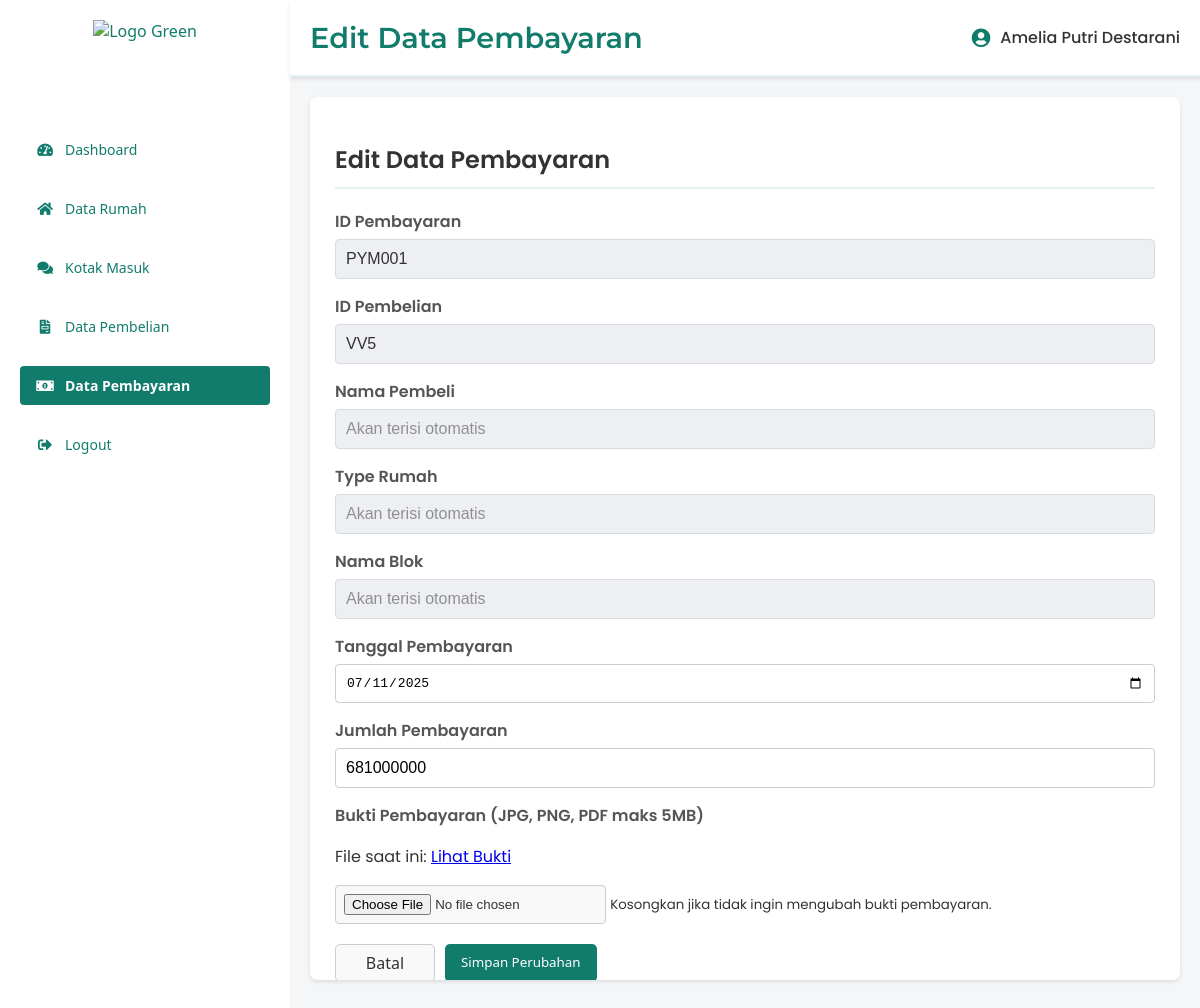
Screenshot of /edit_pembayaran.php?id=PYM001 with the database file from the repository.
### tables this page shows
CREATE TABLE `tb_pembayaran` (
  `id_pembayaran` varchar(20) NOT NULL,
  `id_pembelian` varchar(50) NOT NULL,
  `nama_pembeli` varchar(50) NOT NULL,
  `status_pembelian` enum('terjual') NOT NULL DEFAULT 'terjual',
  `jenis_transaksi` enum('uang DP') NOT NULL DEFAULT 'uang DP',
  `tanggal_pembayaran` date NOT NULL,
  `jumlah_pembayaran` decimal(15,0) NOT NULL,
  `bukti_pembayaran` varchar(255) DEFAULT NULL,
  `type_rumah` varchar(30) DEFAULT NULL,
  `blok_rumah` varchar(5) DEFAULT NULL
);

### Edit_pembayaran.php (the view, shortened to what this page needs)
<?php
$host = "localhost";
$username = "root";
$password = "";
$database = "db_perumahan";
$conn = new mysqli($host, $username, $password, $database);
$data_pembayaran = null;
if (isset($_GET['id'])) {
    $id_pembayaran_edit = $conn->real_escape_string($_GET['id']);
    $sql_get_pembayaran = "SELECT tp.*, tpl.nama_pembeli, tr.type_rumah, tu.nama_blok
                           FROM tb_pembayaran tp
                           JOIN tb_pembelian tpl ON tp.id_pembelian = tpl.id_pembelian
                           JOIN tb_rumah tr ON tpl.id_rumah = tr.id_rumah
                           JOIN tb_unit tu ON tpl.id_unit = tu.id_unit
                           WHERE tp.id_pembayaran = '$id_pembayaran_edit'";
    $result_get_pembayaran = $conn->query($sql_get_pembayaran);
    if ($result_get_pembayaran->num_rows > 0) {
        $data_pembayaran = $result_get_pembayaran->fetch_assoc();
    } else {
        $pesan_error = "<div style='color: red; margin-bottom: 10px;'>Data pembayaran tidak ditemukan.</div>";
        header("Location: data_pembayaran.php");
        exit();
    }
} else {
    $pesan_error = "<div style='color: red; margin-bottom: 10px;'>ID Pembayaran tidak disediakan.</div>";
    header("Location: data_pembayaran.php");
    exit();
}
?>
<!DOCTYPE html>
<html lang="en">
<head>
    <link href="https://cdnjs.cloudflare.com/ajax/libs/font-awesome/5.15.3/css/all.min.css" rel="stylesheet"/>
</head>
<body>
    <div class="admin-container">
        <aside class="sidebar">
            <div class="sidebar-header" style="justify-content: center;">
                <img src="gambar/Logo_Green.png" alt="Logo Green" class="logo">
            </div>
            <nav class="sidebar-nav">
                <ul>
                    <li>
                        <a href="Dashboard_admin.php">
                            <i class="fas fa-tachometer-alt"></i>
                            <span>Dashboard</span>
                        </a>
                    </li>
                    <li>
                        <a href="data_rumah.php">
                            <i class="fas fa-home"></i>
                            <span>Data Rumah</span>
                        </a>
                    </li>
                    <li>
                        <a href="kotak_masuk.php">
                            <i class="fas fa-comments"></i>
                            <span>Kotak Masuk</span>
                        </a>
                    </li>
                    <li>
                        <a href="data_pembelian.php">
                            <i class="fas fa-file-invoice"></i>
                            <span>Data Pembelian</span>
                        </a>
                    </li>
                    <li>
                        <a href="data_pembayaran.php" class="active">
                            <i class="fas fa-money-bill-alt"></i>
                            <span>Data Pembayaran</span>
                        </a>
                    </li>
                    <li class="logout">
                        <a href="logout.php">
                            <i class="fas fa-sign-out-alt"></i>
                            <span>Logout</span>
                        </a>
                    </li>
                </ul>
            </nav>
        </aside>
        <main class="main-content">
            <header class="main-header">
                <h2>Edit Data Pembayaran</h2>
                <div class="admin-info">
                    <i class="fas fa-user-circle"></i>
                    <span>Amelia Putri Destarani</span>
                </div>
            </header>
            <div class="content-area">
                <div class="form-scroll-container">
                    <h2>Edit Data Pembayaran</h2>
                    <form method="post" enctype="multipart/form-data">
                        <div class="form-group">
                            <label for="id_pembayaran">ID Pembayaran</label>
                            <input type="text" id="id_pembayaran" name="id_pembayaran" value="<?php echo htmlspecialchars($data_pembayaran['id_pembayaran']); ?>" readonly>
                        </div>
                       <div class="form-group">
    <label for="id_pembelian">ID Pembelian</label>
    <input type="text" id="id_pembelian" name="id_pembelian" value="<?php echo htmlspecialchars($data_pembayaran['id_pembelian']); ?>" readonly>
</div>
                        <div class="form-group">
                            <label for="nama_pembeli">Nama Pembeli</label>
                            <input type="text" id="nama_pembeli" name="nama_pembeli" readonly placeholder="Akan terisi otomatis" value="<?php echo htmlspecialchars($data_pembayaran['nama_pembeli'] ?? ''); ?>">
                        </div>
                        <div class="form-group">
                            <label for="type_rumah">Type Rumah</label>
                            <input type="text" id="type_rumah" name="type_rumah" readonly placeholder="Akan terisi otomatis" value="<?php echo htmlspecialchars($data_pembayaran['type_rumah'] ?? ''); ?>">
                        </div>
                        <div class="form-group">
                            <label for="nama_blok">Nama Blok</label>
                            <input type="text" id="nama_blok" name="nama_blok" readonly placeholder="Akan terisi otomatis" value="<?php echo htmlspecialchars($data_pembayaran['nama_blok'] ?? ''); ?>">
                        </div>
                        <div class="form-group">
                            <label for="tanggal_pembayaran">Tanggal Pembayaran</label>
                            <input type="date" id="tanggal_pembayaran" name="tanggal_pembayaran" value="<?php echo htmlspecialchars($data_pembayaran['tanggal_pembayaran'] ?? ''); ?>" required>
                        </div>
                        <div class="form-group">
                            <label for="jumlah_pembayaran">Jumlah Pembayaran</label>
                            <input type="number" id="jumlah_pembayaran" name="jumlah_pembayaran" min="0" value="<?php echo htmlspecialchars($data_pembayaran['jumlah_pembayaran'] ?? ''); ?>" required>
                        </div>
                        <div class="form-group">
                            <label for="bukti_pembayaran">Bukti Pembayaran (JPG, PNG, PDF maks 5MB)</label>
                            <?php if (!empty($data_pembayaran['bukti_pembayaran'])): ?>
                                <p>File saat ini: <a href="<?php echo htmlspecialchars($data_pembayaran['bukti_pembayaran']); ?>" target="_blank">Lihat Bukti</a></p>
                            <?php endif; ?>
                            <input type="file" id="bukti_pembayaran" name="bukti_pembayaran" accept=".jpg, .jpeg, .png, .gif, .pdf">
                            <small>Kosongkan jika tidak ingin mengubah bukti pembayaran.</small>
                        </div>
                        <div class="button-group">
                            <a href="data_pembayaran.php" class="back-button">Batal</a>
                            <button type="submit" class="submit-button" name="submit">Simpan Perubahan</button>
                        </div>
                    </form>
                </div>
            </div>
        </main>
    </div>
</body>
</html>

### Edit_pembayaran.php (style rules this page uses)
body { margin: 0; font-family: 'Segoe UI', sans-serif; background-color: #f4f6f8; display: flex; min-height: 100vh; }
.admin-container { display: flex; flex: 1; min-height: 100vh; }
.sidebar { background-color: #fff; color: #117c6b; width: 250px; padding: 20px; display: flex; flex-direction: column; box-shadow: 2px 0 5px rgba(0, 0, 0, 0.1); }
.sidebar-header { display: flex; align-items: center; justify-content: center; margin-bottom: 30px; }
.sidebar-header .logo { height: 80px; }
.sidebar-nav ul { list-style: none; padding: 0; margin: 0; }
.sidebar-nav ul li a { display: flex; align-items: center; color: #117c6b; text-decoration: none; padding: 10px 15px; margin-bottom: 20px; border-radius: 4px; font-size: 14px; font-weight: 500; transition: background-color 0.3s ease; }
.sidebar-nav ul li a i { margin-right: 10px; width: 20px; text-align: center; }
.sidebar-nav ul li.logout { margin-top: auto; }
.sidebar-nav ul li.logout a { background-color: transparent; color: #117c6b; }
.sidebar-nav ul li a.active { background-color: #117c6b; color: white; font-weight: 600; }
.main-content { flex: 1; background-color: #f4f6f8; display: flex; flex-direction: column; }
.main-header { background-color: #fff; color: #117c6b; padding: 20px; border-bottom: 2px solid #e0f2f1; display: flex; justify-content: space-between; align-items: center; box-shadow: 0 2px 4px rgba(0, 0, 0, 0.1); }
.main-header h2 { margin: 0; font-size: 1.8em; font-family: 'Montserrat', sans-serif; font-weight: 600; }
.admin-info { display: flex; align-items: center; }
.admin-info i { margin-right: 10px; font-size: 1.2em; color: #117c6b; }
.admin-info span { font-weight: 500; color: #333; font-family: 'Poppins', sans-serif; }
.content-area { padding: 20px; flex: 1; font-family: 'Poppins', sans-serif; color: #333; }
.form-scroll-container { background-color: #fff; padding: 25px; border-radius: 8px; box-shadow: 0 2px 4px rgba(0, 0, 0, 0.1); margin-bottom: 20px; overflow-y: auto; max-height: 70vh; }
.form-scroll-container h2 { font-size: 1.5em; color: #333; margin-bottom: 20px; font-weight: 600; border-bottom: 2px solid #e0f2f1; padding-bottom: 10px; }
.form-group { margin-bottom: 15px; }
.form-group label { display: block; margin-bottom: 5px; font-weight: 600; color: #555; }
.form-group input[type="text"], .form-group input[type="date"], .form-group input[type="number"], .form-group select, .form-group textarea { width: 100%; padding: 10px; border: 1px solid #ccc; border-radius: 4px; font-size: 1em; box-sizing: border-box; }
.form-group input[type="file"] { padding: 8px; border: 1px solid #ccc; border-radius: 4px; background-color: #f8f8f8; }
.button-group { margin-top: 20px; display: flex; gap: 10px; align-items: center; }
.submit-button, .back-button { padding: 10px 15px; border-radius: 5px; cursor: pointer; transition: background-color 0.3s ease; font-weight: 500; text-decoration: none; line-height: 1; box-sizing: border-box; display: inline-block; height: 38px; vertical-align: middle; font-family: 'Segoe UI', sans-serif; min-width: 100px; text-align: center; }
.submit-button { background-color: #117c6b; color: white; border: 1px solid transparent; }
.back-button { background-color: #f9f9f9; color: #333; border: 1px solid #ccc; }
.form-group input[readonly], .form-group select[readonly], .form-group textarea[readonly] { background-color: #e9ecef; cursor: not-allowed; opacity: 0.8; border-color: #ced4da; }

### rows the page displays
tb_pembayaran: id_pembayaran "PYM001", id_pembelian "VV5", tanggal_pembayaran "07/11/2025", jumlah_pembayaran "681000000"
